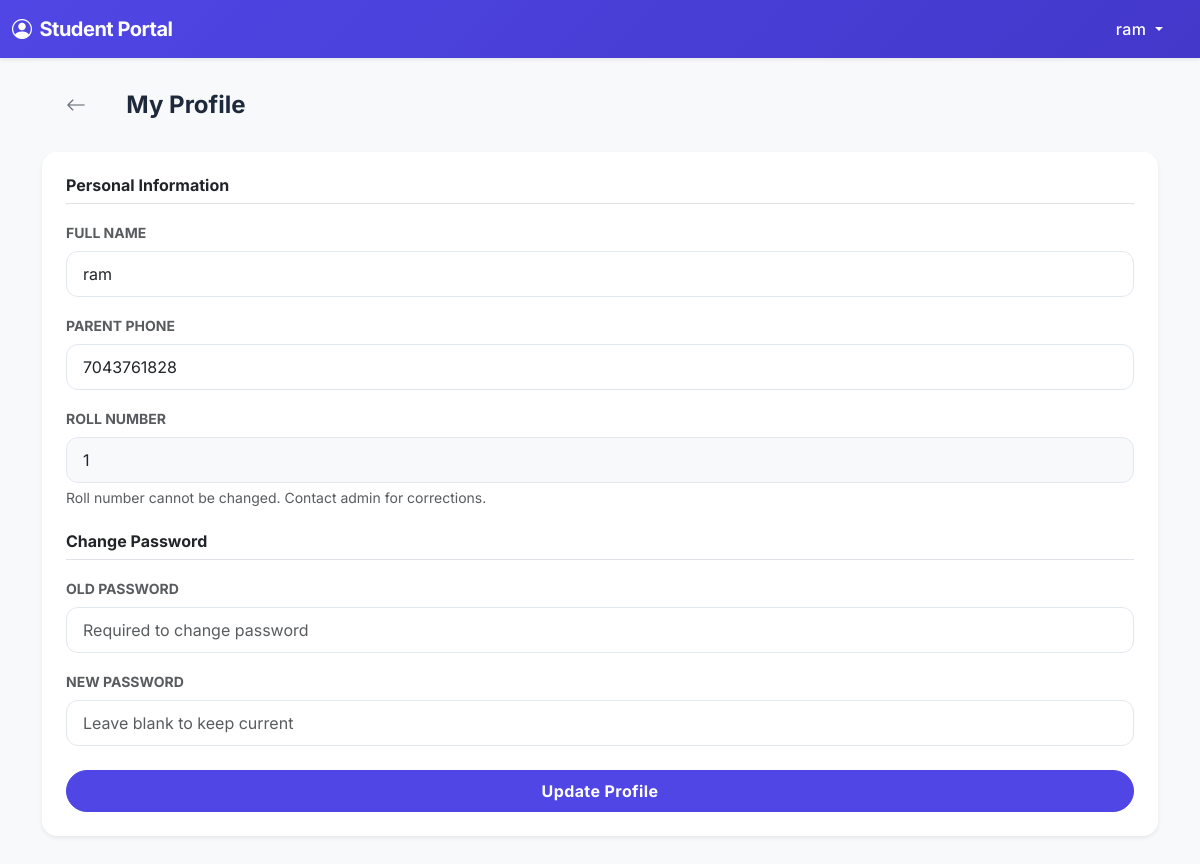
/student/profile (signed in), run on the app's committed database.
### app/models.py (models this page shows, shortened)
class Student(UserMixin, db.Model):
    __tablename__ = 'students'
    id = db.Column(db.Integer, primary_key=True)
    name = db.Column(db.String(100), nullable=False)
    password_hash = db.Column(db.String(255))
    class_id = db.Column(db.Integer, db.ForeignKey('classes.id'), nullable=True)
    roll_no = db.Column(db.String(20))
    parent_phone = db.Column(db.String(20))
    balance = db.Column(db.Float, default=0.0) # Positive = Wallet, Negative = Due
    language = db.Column(db.String(5), default='en')
    created_at = db.Column(db.DateTime, default=datetime.utcnow)
    transactions = db.relationship('Transaction', backref='student', lazy='dynamic')
    bills = db.relationship('Bill', backref='student', lazy='dynamic')

### app/routes/student_routes.py (the view, shortened to what this page needs)
@student_panel_bp.route('/profile', methods=['GET', 'POST'])
@student_required
def profile():
    return render_template('student/profile.html', student=current_user)

### app/models.py (called while the page is built)
@login_manager.user_loader
def load_user(user_id):
    user_type = session.get('user_type')
    if user_type == 'student':
        return Student.query.get(int(user_id))
    elif user_type == 'admin':
        return User.query.get(int(user_id))
    return None

### app/templates/student/profile.html
{% extends "student/layout.html" %}
{% block content %}
<div class="mb-4 d-flex align-items-center">
    <a href="{{ url_for('student_panel.dashboard') }}"
        class="btn btn-sm btn-outline-secondary me-3 border-0 rounded-circle">
        <i class="bi bi-arrow-left fs-5"></i>
    </a>
    <h4 class="fw-bold mb-0">My Profile</h4>
</div>
<div class="card p-4 mb-4 shadow-sm border-0">
    <form method="POST">
        <h6 class="fw-bold mb-3 border-bottom pb-2">Personal Information</h6>
        <div class="mb-3">
            <label class="form-label small fw-bold text-muted text-uppercase">Full Name</label>
            <input type="text" name="name" class="form-control" value="{{ student.name }}" required>
        </div>
        <div class="mb-3">
            <label class="form-label small fw-bold text-muted text-uppercase">Parent Phone</label>
            <input type="text" name="parent_phone" class="form-control" value="{{ student.parent_phone }}">
        </div>
        <div class="mb-3">
            <label class="form-label small fw-bold text-muted text-uppercase">Roll Number</label>
            <input type="text" class="form-control bg-light" value="{{ student.roll_no }}" readonly>
            <div class="form-text small">Roll number cannot be changed. Contact admin for corrections.</div>
        </div>
        <h6 class="fw-bold mb-3 border-bottom pb-2 mt-4">Change Password</h6>
        <div class="mb-3">
            <label class="form-label small fw-bold text-muted text-uppercase">Old Password</label>
            <input type="password" name="old_password" class="form-control" placeholder="Required to change password">
        </div>
        <div class="mb-4">
            <label class="form-label small fw-bold text-muted text-uppercase">New Password</label>
            <input type="password" name="new_password" class="form-control" placeholder="Leave blank to keep current">
        </div>
        <button type="submit" class="btn btn-primary w-100 py-2 fw-bold">
            Update Profile
        </button>
    </form>
</div>
{% endblock %}

### app/templates/student/layout.html (shortened to what this page needs)
<!DOCTYPE html>
<html lang="{{ lang }}">
<head>
    <link href="https://cdn.jsdelivr.net/npm/bootstrap@5.3.0/dist/css/bootstrap.min.css" rel="stylesheet">
    <link rel="stylesheet" href="https://cdn.jsdelivr.net/npm/bootstrap-icons@1.10.5/font/bootstrap-icons.css">
    <link rel="stylesheet" href="{{ url_for('static', filename='css/style.css') }}">
</head>
<body class="bg-light">
    {% if current_user.is_authenticated and session.get('user_type') == 'student' %}
    <nav class="navbar navbar-dark bg-gradient-primary shadow-sm sticky-top">
        <div class="container-fluid">
            <span class="navbar-brand fw-bold">
                <i class="bi bi-person-circle me-2"></i>Student Portal
            </span>
            <div class="dropdown">
                <button class="btn btn-link text-white text-decoration-none dropdown-toggle" type="button" data-bs-toggle="dropdown">
                    {{ current_user.name }}
                </button>
            </div>
        </div>
    </nav>
    {% endif %}
    <div class="container py-4 mb-5">
        {% block content %}{% endblock %}
    </div>
</body>
</html>

### app/static/css/style.css (style rules this page uses)
:root { --primary: #4f46e5; --primary-hover: #4338ca; --secondary: #64748b; --success: #10b981; --danger: #ef4444; --warning: #f59e0b; --info: #3b82f6; --light: #f8fafc; --dark: #1e293b; --body-bg: #f1f5f9; --card-bg: #ffffff; --shadow-sm: 0 1px 2px 0 rgb(0 0 0 / 0.05); --shadow: 0 4px 6px -1px rgb(0 0 0 / 0.1), 0 2px 4px -2px rgb(0 0 0 / 0.1); --shadow-md: 0 10px 15px -3px rgb(0 0 0 / 0.1), 0 4px 6px -4px rgb(0 0 0 / 0.1); --shadow-lg: 0 20px 25px -5px rgb(0 0 0 / 0.1), 0 8px 10px -6px rgb(0 0 0 / 0.1); --font-family: 'Inter', system-ui, -apple-system, sans-serif; }
body { font-family: var(--font-family); background-color: var(--body-bg); color: var(--dark); -webkit-font-smoothing: antialiased; }
.card { border: none; background: var(--card-bg); box-shadow: var(--shadow); transition: transform 0.2s, box-shadow 0.2s; }
.navbar { background: linear-gradient(135deg, var(--primary), var(--primary-hover)) !important; }
.navbar-brand { font-weight: 700; letter-spacing: -0.5px; }
.btn { border-radius: 9999px; padding: 0.5rem 1.5rem; font-weight: 500; transition: all 0.2s; letter-spacing: 0.025em; }
.btn-primary { background-color: var(--primary); border-color: var(--primary); }
.form-control, .form-select { border-radius: 0.75rem; border: 1px solid #e2e8f0; padding: 0.625rem 1rem; transition: border-color 0.2s, box-shadow 0.2s; }

### app/templates/student/layout.html (style rules this page uses)
body { font-family: 'Inter', sans-serif; }
.bg-gradient-primary { background: linear-gradient(135deg, #4f46e5 0%, #7c3aed 100%); }
.card { border: none; border-radius: 15px; box-shadow: 0 4px 6px -1px rgba(0, 0, 0, 0.1); }

### data on the page
Student: name "ram", parent_phone "7043761828", roll_no "1"
